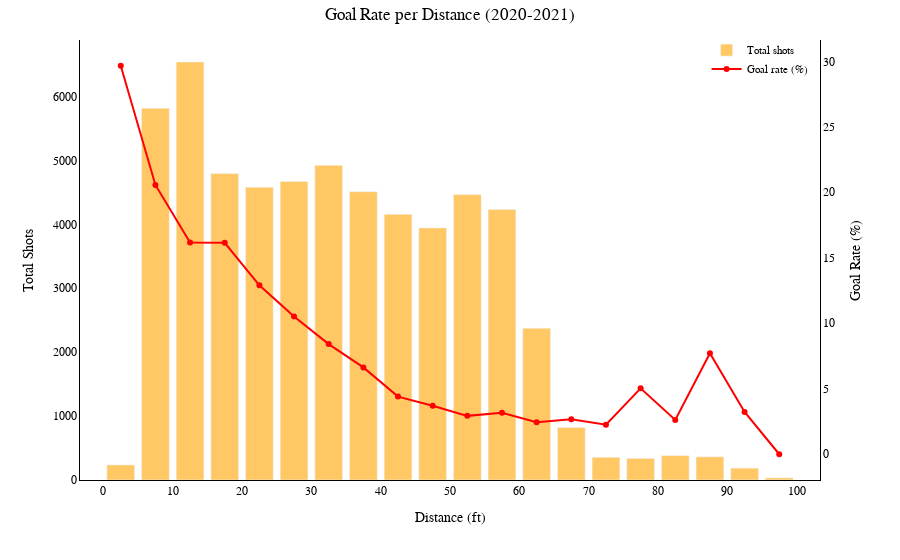

Write notebook code for a chart like this one.
### Code cell
shots, rate, rate_of_shots = calculate_metrics(df_2020)

fig = go.Figure()

fig.add_trace(go.Bar(
    x=(shots.index.astype(int) + bin_size/2),  # bin midpoints
    y=shots.values,
    name="Total shots",
    marker_color="orange",
    opacity=0.6,
    yaxis="y1"
))

fig.add_trace(go.Scatter(
    x=(rate.index.astype(int) + bin_size/2),
    y=rate.values,
    name="Goal rate (%)",
    mode="markers+lines",
    marker=dict(color="red"),
    yaxis="y2"
))


family_titles="Times New Roman"
fig.update_layout(
    plot_bgcolor="white",
    paper_bgcolor="white",
    title=dict(
    text="Goal Rate per Distance (2020-2021)",
    font=dict(size=17, family=family_titles, color="black"),  # title font
    x=0.5,
    pad=dict(t=1)

    ),
    xaxis=dict(
        title=dict(
            text="Distance (ft)",
            font=dict(size=14, family=family_titles, color="black")
        ),
        tickfont=dict(size=12, family=family_titles, color="black"),
        showgrid=False,
        zeroline=False,      
        showline=True,       
        linecolor="black",   
        linewidth=1        
    ),
    yaxis=dict(
        title=dict(
            text="Total Shots",
            font=dict(size=14, family=family_titles, color="black")
        ),
        tickfont=dict(size=12, family=family_titles, color="black"),
        showgrid=False,
        zeroline=False,      
        showline=True,       
        linecolor="black",   
        linewidth=1        
    ),
    yaxis2=dict(
        title=dict(
            text="Goal Rate (%)",
            font=dict(size=14, family=family_titles, color="black")
        ),
        tickfont=dict(size=12, family=family_titles, color="black"),
        overlaying="y",
        side="right",
        showgrid=False,
        zeroline=False,      
        showline=True,       
        linecolor="black",   
        linewidth=1        
    ),
    legend=dict(
        x=0.99, y=1.01,              
        xanchor="right", yanchor="top",
        font=dict(size=11, family=family_titles, color="black"),
        bgcolor="rgba(255,255,255,0.5)"  # optional background
    ),
    barmode="group",
    margin=dict(t=40)
    )

fig.update_xaxes(
    tick0=0,   # where ticks start
    dtick=10,  # step size
    tickmode="linear"
)

#fig.add_annotation(
#    text=caption,
#    xref="paper", yref="paper",
#    x=1.1, y=-0.4,
#    showarrow=False,
#    font=dict(size=12, family=family_titles, color="black"),
#    align="left"
#)

#fig.write_image("shot_types.svg")   # SVG
#fig.write_image("distance2020.png", scale=5)
fig.show()

### Figure 1 — Plotly figure (JSON) as saved in the notebook; plotly's stock layout.template omitted (floating-point values rounded to 4 significant figures)
{"data": [{"marker": {"color": "orange"}, "name": "Total shots", "opacity": 0.6, "type": "bar", "x": [2.5, 7.5, 12.5, 17.5, 22.5, 27.5, 32.5, 37.5, 42.5, 47.5, 52.5, 57.5, 62.5, 67.5, 72.5, 77.5, 82.5, 87.5, 92.5, 97.5], "y": [236, 5816, 6541, 4795, 4583, 4671, 4924, 4512, 4157, 3945, 4466, 4233, 2375, 822, 355, 338, 382, 363, 186, 34], "yaxis": "y"}, {"marker": {"color": "red"}, "mode": "markers+lines", "name": "Goal rate (%)", "type": "scatter", "x": [2.5, 7.5, 12.5, 17.5, 22.5, 27.5, 32.5, 37.5, 42.5, 47.5, 52.5, 57.5, 62.5, 67.5, 72.5, 77.5, 82.5, 87.5, 92.5, 97.5], "y": [29.66, 20.56, 16.17, 16.14, 12.9, 10.51, 8.41, 6.63, 4.4, 3.7, 2.93, 3.17, 2.44, 2.68, 2.25, 5.03, 2.62, 7.71, 3.23, 0.0], "yaxis": "y2"}], "layout": {"barmode": "group", "legend": {"bgcolor": "rgba(255,255,255,0.5)", "font": {"color": "black", "family": "Times New Roman", "size": 11}, "x": 0.99, "xanchor": "right", "y": 1.01, "yanchor": "top"}, "margin": {"t": 40}, "paper_bgcolor": "white", "plot_bgcolor": "white", "title": {"font": {"color": "black", "family": "Times New Roman", "size": 17}, "pad": {"t": 1}, "text": "Goal Rate per Distance (2020-2021)", "x": 0.5}, "xaxis": {"dtick": 10, "linecolor": "black", "linewidth": 1, "showgrid": false, "showline": true, "tick0": 0, "tickfont": {"color": "black", "family": "Times New Roman", "size": 12}, "tickmode": "linear", "title": {"font": {"color": "black", "family": "Times New Roman", "size": 14}, "text": "Distance (ft)"}, "zeroline": false}, "yaxis": {"linecolor": "black", "linewidth": 1, "showgrid": false, "showline": true, "tickfont": {"color": "black", "family": "Times New Roman", "size": 12}, "title": {"font": {"color": "black", "family": "Times New Roman", "size": 14}, "text": "Total Shots"}, "zeroline": false}, "yaxis2": {"linecolor": "black", "linewidth": 1, "overlaying": "y", "showgrid": false, "showline": true, "side": "right", "tickfont": {"color": "black", "family": "Times New Roman", "size": 12}, "title": {"font": {"color": "black", "family": "Times New Roman", "size": 14}, "text": "Goal Rate (%)"}, "zeroline": false}}}
